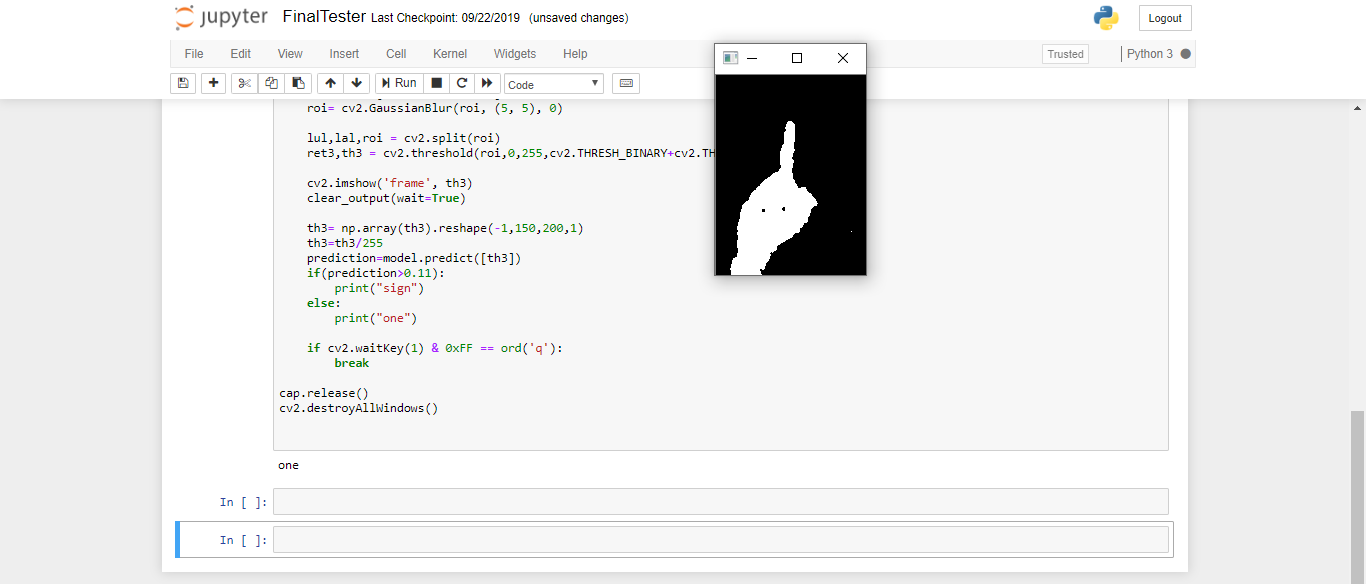
#> input picture first.PNG, 1366 x 584 px, given in place of the camera
$ jupyter execute --allow-errors FinalTester.ipynb
#> lines starting #> are read from the running program, lines starting #| are printed output that depends on the picture; after the words box and inside, x2 and y2 are one past the last pixel; in counts of white or black regions, pixels touching at a corner belong together
#> further down, frame is the input picture: shape (584, 1366, 3); mean B, G, R 235.9, 236, 236
#> `converted = cv2.cvtColor(frame, cv2.COLOR_BGR2HSV)`: converted: shape (584, 1366, 3); mean H, S, V 1.3, 2.7, 236.9
#> `skinMask = cv2.inRange(converted, lower, upper)`:
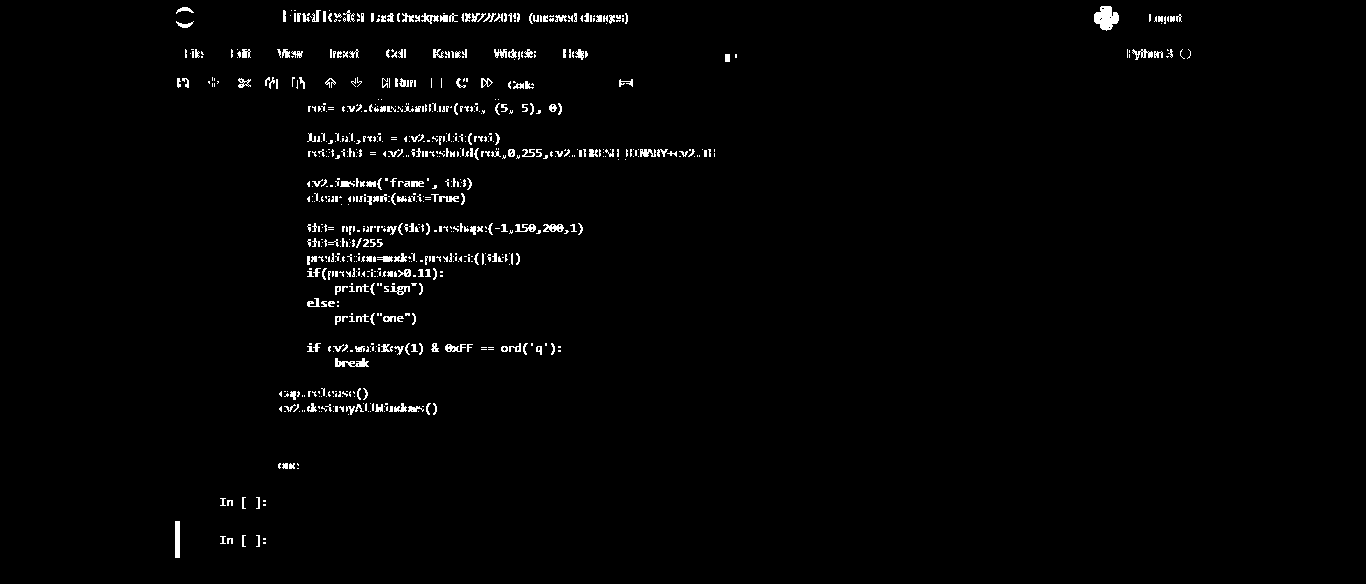
#> skinMask: shape (584, 1366); 1.6% white in thin lines or dots, all inside (x1, y1, x2, y2) = (175, 6, 1191, 558)
#> `frame = cv2.GaussianBlur(frame,(11,11),0)`:
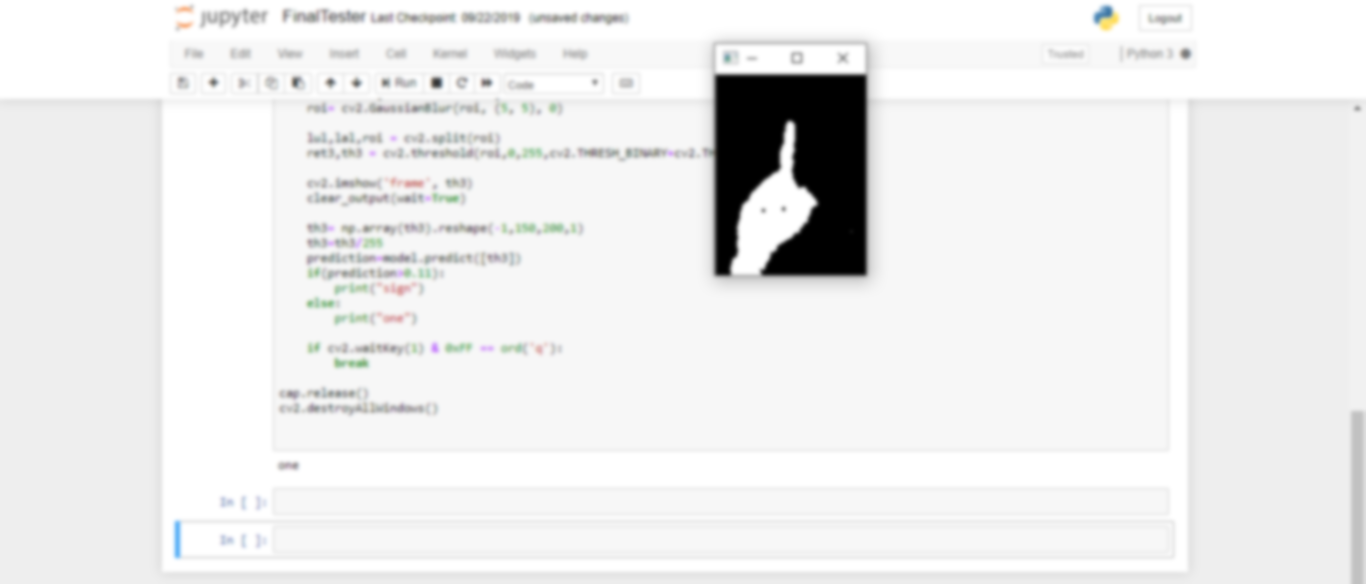
#> frame: shape (584, 1366, 3); mean B, G, R 236, 236.1, 236
#> `roi = skin[150:350, 100:250]`: roi: shape (200, 150, 3); every value is 0
#> `lul,lal,roi = cv2.split(roi)`: lul: shape (200, 150); every value is 0
#> `ret3,th3 = cv2.threshold(roi,0,255,cv2.THRESH_BINARY+cv2.THRESH_OTSU)`: ret3 = 0
[cell 1]
import cv2
import numpy as np
import time
import tensorflow as tf
import os

[cell 2]
cap = cv2.VideoCapture(0)
count=0
lower = np.array([0, 40, 50], dtype = "uint8")
upper = np.array([255, 255, 255], dtype = "uint8")

from IPython.display import clear_output

[cell 3]
# [9 lines of commented-out code are left out]

#> (a cell that did not finish here is left out)

#> (a cell that did not finish here is left out)
